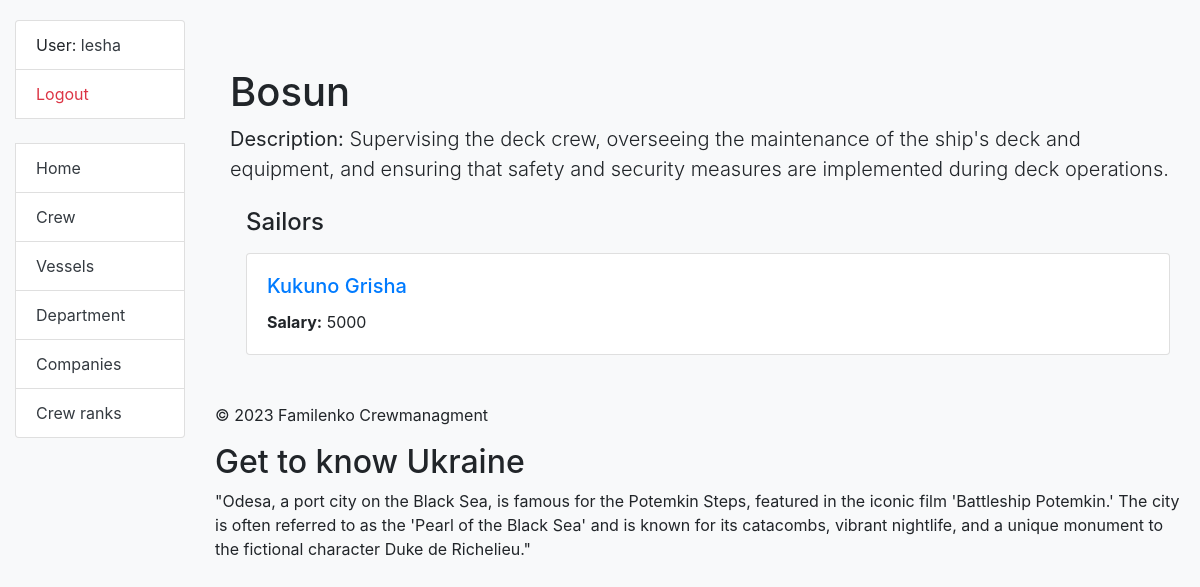
Page /position/6/ (signed in) on the committed database.
### crewing/models.py (models this page shows, shortened)
class Crew(AbstractUser):
    position = models.ForeignKey(Position, on_delete=models.CASCADE, related_name='sailors', null=True, blank=True)
    salary = models.IntegerField(null=True, blank=True)
    date_of_birth = models.DateField(null=True, blank=True)
    date_of_joining = models.DateField(null=True, blank=True)
    date_of_leaving = models.DateField(null=True, blank=True)
    vessel_type = models.ManyToManyField(VesselType, related_name='sailors')
    vessel = models.ForeignKey('Vessel', on_delete=models.DO_NOTHING, related_name='sailors', null=True, blank=True)
    class Meta:
        verbose_name_plural = "sailors"
        verbose_name = "sailor"
        ordering = ["-position"]
    def get_absolute_url(self):
        return reverse("crewing:crew-detail", kwargs={"pk": self.pk})

class Position(models.Model):
    name = models.CharField(max_length=50, unique=True)
    responsibility = models.TextField(blank=True, null=True)
    class Meta:
        verbose_name = "position"
        verbose_name_plural = "positions"
        ordering = ["name"]

### crewing/views.py (the view)
# urls.py: path("position/<int:pk>/", PositionDetailView.as_view(), name="position-detail"),
class PositionDetailView(LoginRequiredMixin, generic.DetailView):
    model = Position
    template_name = "crewing/position/detail.html"
    def get_queryset(self):
        return Position.objects.prefetch_related('sailors')

### crewing/context_processors.py (called while the page is built)
def get_interesting_fact(request: HttpRequest) -> dict:
    with open("crewing/data_for_footer.json", "r") as f:
        history_data = f.read().split("\n")
    history = random.choice(history_data)
    return {"history": history}

### templates/crewing/position/detail.html
{% extends "base.html" %}
{% block content %}
  <div class="container mt-5">
    <h1>{{ position.name }}</h1>
    <p class="lead"><strong>Description:</strong> {{ position.responsibility }}</p>
    <div class="ml-3">
      <h4 class="mt-4">Sailors</h4>
      {% for sailor in position.sailors.all %}
        <div class="card mt-3">
          <div class="card-body">
            <h5 class="card-title">
              <a href="{{ sailor.get_absolute_url }}">
                {{ sailor.last_name }} {{ sailor.first_name }}
              </a>
            </h5>
            <p class="card-text"><strong>Salary:</strong> {{ sailor.salary }}</p>
          </div>
        </div>
      {% empty %}
        <p class="mt-3">No sailors!</p>
      {% endfor %}
    </div>
  </div>
{% endblock %}

### templates/includes/sidebar.html
<ul class="sidebar-nav list-group bg-light">
  {% if user.is_authenticated %}
    <li class="list-group-item">User: <a href="{{ user.get_absolute_url }}" class="text-dark">{{ user.get_username }}</a></li>
    <li class="list-group-item"><a href="{% url 'logout'%}?next={{request.path}}" class="text-danger">Logout</a></li>
  {% else %}
    <li class="list-group-item"><a href="{% url 'login'%}?next={{request.path}}" class="text-primary">Login</a></li>
  {% endif %}
  <br>
  <li class="list-group-item"><a href="{% url 'crewing:index' %}" class="text-dark">Home</a></li>
  <li class="list-group-item"><a href="{% url 'crewing:crew-list' %}" class="text-dark">Crew</a></li>
  <li class="list-group-item"><a href="{% url 'crewing:vessel-list' %}" class="text-dark">Vessels</a></li>
  <li class="list-group-item"><a href="{% url 'crewing:vessel-type-list' %}" class="text-dark">Department</a></li>
  <li class="list-group-item"><a href="{% url 'crewing:company-list' %}" class="text-dark">Companies</a></li>
  <li class="list-group-item"><a href="{% url 'crewing:position-list' %}" class="text-dark">Crew ranks</a></li>
</ul>

### static/css/styles.css (style rules this page uses)
body { margin-top: 20px; }

### rows in the picture
Crew: get_username "lesha"
Position: name "Bosun", responsibility "Supervising the deck crew, overseeing the maintenance of the ship's deck and equipment, and ensuring that safety and security measures are implemented during deck operations."
Crew: last_name "Kukuno", first_name "Grisha", salary "5000"
